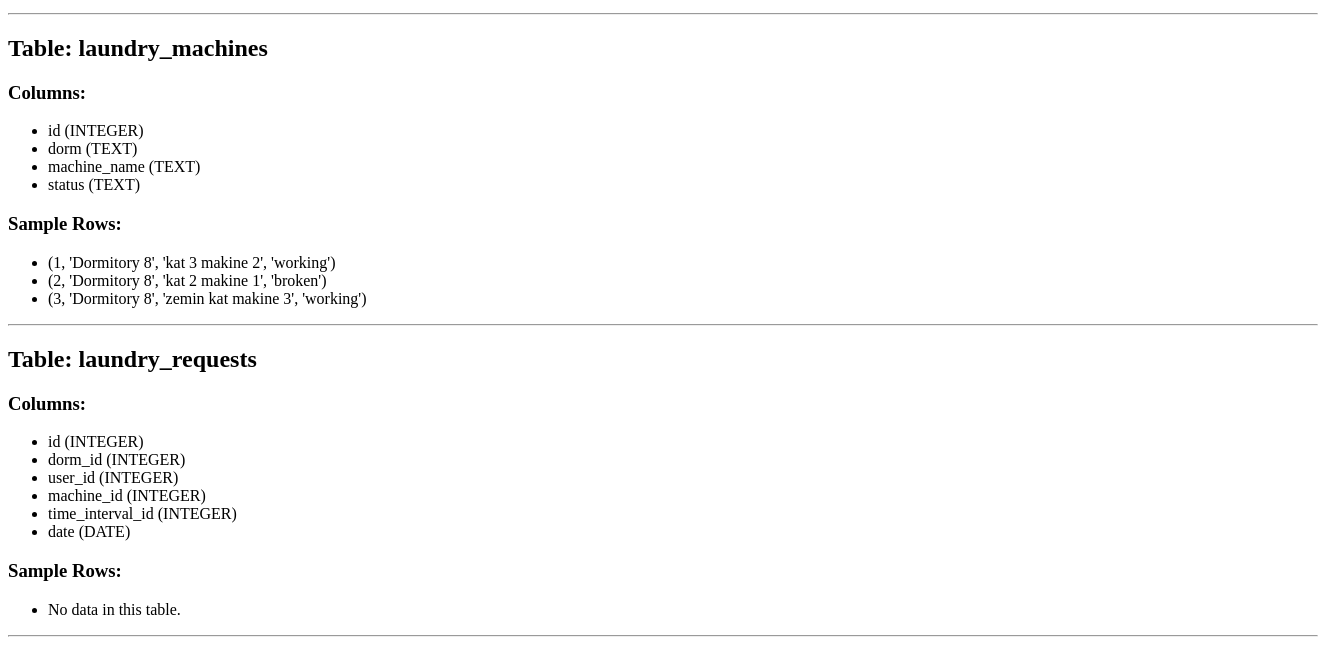
The app's page /inspect (lower part), older data.
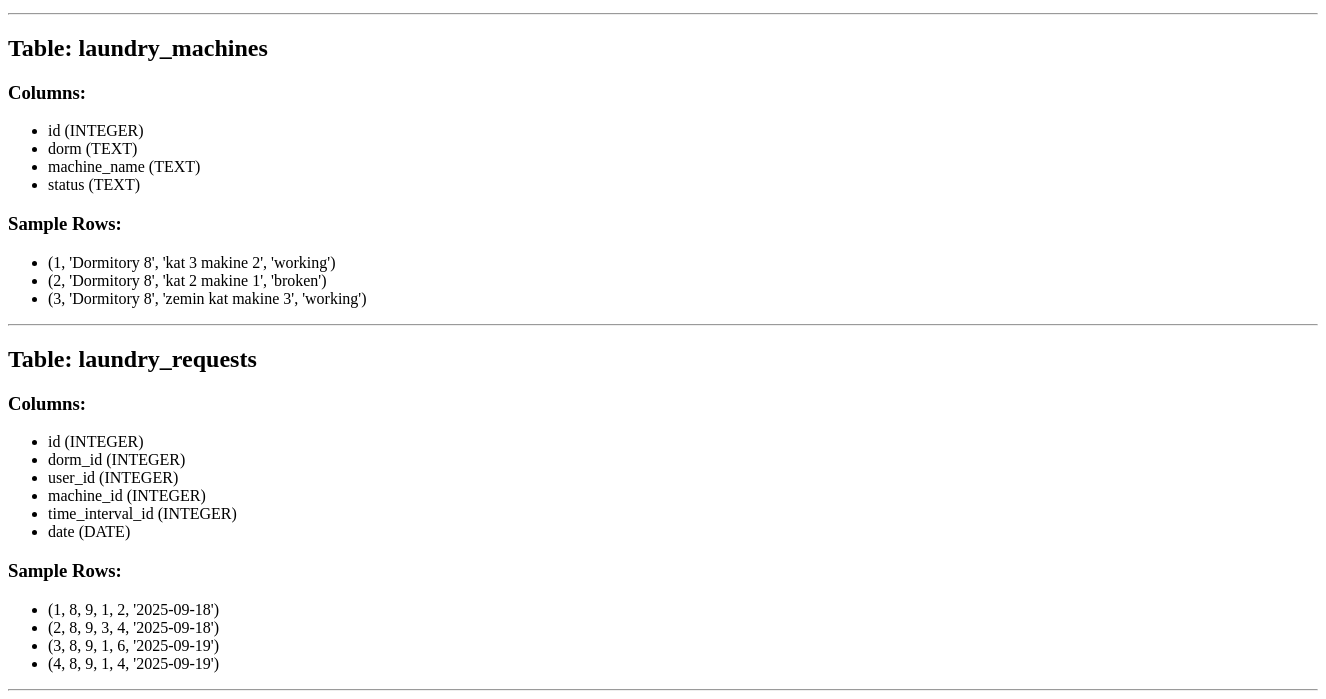
The same page, newer data.
### tables this page shows
CREATE TABLE laundry_machines (
    id INTEGER PRIMARY KEY AUTOINCREMENT,
    dorm text,
    machine_name TEXT,
    status TEXT DEFAULT 'working'
    );

CREATE TABLE laundry_requests (
    id INTEGER PRIMARY KEY AUTOINCREMENT,
    dorm_id INTEGER NOT NULL,
    user_id INTEGER NOT NULL,
    machine_id INTEGER NOT NULL,
    time_interval_id INTEGER NOT NULL,
    date DATE NOT NULL,
    FOREIGN KEY (user_id) REFERENCES userss(id),
    FOREIGN KEY (dorm_id) REFERENCES dormitories(id),
    FOREIGN KEY (machine_id) REFERENCES laundry_machines(id),
    UNIQUE (dorm_id, machine_id, time_interval_id, date)
    );

### app.py (the view)
@app.route("/inspect")
def inspect_db():
    conn = sqlite3.connect("dormapp.db")
    cursor = conn.cursor()
    cursor.execute("SELECT name FROM sqlite_master WHERE type='table';")
    tables = cursor.fetchall()
    db_info = []
    for table_tuple in tables:
        table_name = table_tuple[0]
        cursor.execute(f"PRAGMA table_info({table_name});")
        columns = cursor.fetchall()
        cursor.execute(f"SELECT * FROM {table_name} LIMIT 5;")
        rows = cursor.fetchall()
        db_info.append({
            "table": table_name,
            "columns": columns,
            "rows": rows
        })
    conn.close()
    return render_template("inspect.html", db_info=db_info)

### templates/inspect.html (shortened to what this page needs)
<!DOCTYPE html>
<html>
<head>
</head>
<body>
    {% for table in db_info %}
        <h2>Table: {{ table.table }}</h2>
        <h3>Columns:</h3>
        <ul>
            {% for col in table.columns %}
                <li>{{ col[1] }} ({{ col[2] }})</li>
            {% endfor %}
        </ul>
        <h3>Sample Rows:</h3>
        <ul>
            {% for row in table.rows %}
                <li>{{ row }}</li>
            {% endfor %}
            {% if table.rows|length == 0 %}
                <li>No data in this table.</li>
            {% endif %}
        </ul>
        <hr>
    {% endfor %}
</body>
</html>

Row changes from the older to the newer data that the page shows:
added laundry_requests: row "(1, 8, 9, 1, 2, '2025-09-18')"
added laundry_requests: row "(2, 8, 9, 3, 4, '2025-09-18')"
added laundry_requests: row "(3, 8, 9, 1, 6, '2025-09-19')"
added laundry_requests: row "(4, 8, 9, 1, 4, '2025-09-19')"
Text that changed along with them:
list line gone: "No data in this table."
